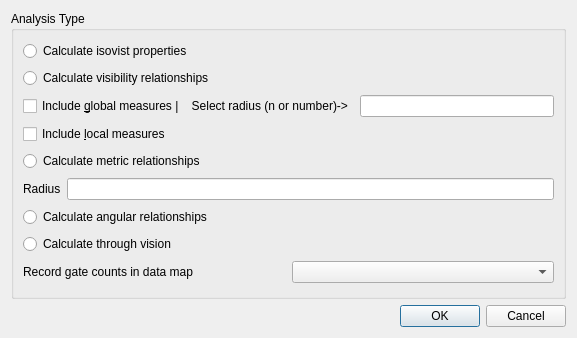
<?xml version="1.0" encoding="UTF-8"?>
<ui version="4.0">
 <class>COptionsDlg</class>
 <widget class="QDialog" name="COptionsDlg">
  <property name="geometry">
   <rect>
    <x>0</x>
    <y>0</y>
    <width>577</width>
    <height>338</height>
   </rect>
  </property>
  <property name="windowTitle">
   <string>Analysis Options</string>
  </property>
  <layout class="QVBoxLayout" name="verticalLayout_2">
   <item>
    <widget class="QGroupBox" name="groupBox">
     <property name="title">
      <string>Analysis Type</string>
     </property>
     <layout class="QVBoxLayout" name="verticalLayout">
      <item>
       <widget class="QRadioButton" name="c_output_type">
        <property name="text">
         <string>Calculate isovist properties</string>
        </property>
       </widget>
      </item>
      <item>
       <widget class="QRadioButton" name="c_radio1">
        <property name="text">
         <string>Calculate visibility relationships</string>
        </property>
       </widget>
      </item>
      <item>
       <layout class="QHBoxLayout" name="horizontalLayout">
        <item>
         <widget class="QCheckBox" name="c_global">
          <property name="text">
           <string>Include &amp;global measures |    Select radius (n or number)-&gt;</string>
          </property>
         </widget>
        </item>
        <item>
         <widget class="QLineEdit" name="c_radius"/>
        </item>
       </layout>
      </item>
      <item>
       <widget class="QCheckBox" name="c_local">
        <property name="text">
         <string>Include &amp;local measures</string>
        </property>
       </widget>
      </item>
      <item>
       <widget class="QRadioButton" name="c_radio2">
        <property name="text">
         <string>Calculate metric relationships</string>
        </property>
       </widget>
      </item>
      <item>
       <layout class="QHBoxLayout" name="horizontalLayout_2">
        <item>
         <widget class="QLabel" name="label">
          <property name="text">
           <string>Radius</string>
          </property>
         </widget>
        </item>
        <item>
         <widget class="QLineEdit" name="c_radius2"/>
        </item>
       </layout>
      </item>
      <item>
       <widget class="QRadioButton" name="c_radio3">
        <property name="text">
         <string>Calculate angular relationships</string>
        </property>
       </widget>
      </item>
      <item>
       <widget class="QRadioButton" name="c_radio4">
        <property name="text">
         <string>Calculate through vision</string>
        </property>
       </widget>
      </item>
      <item>
       <layout class="QHBoxLayout" name="horizontalLayout_3">
        <item>
         <widget class="QLabel" name="label_2">
          <property name="text">
           <string>Record gate counts in data map</string>
          </property>
         </widget>
        </item>
        <item>
         <widget class="QComboBox" name="c_layer_selector"/>
        </item>
       </layout>
      </item>
     </layout>
    </widget>
   </item>
   <item>
    <layout class="QHBoxLayout" name="horizontalLayout_4">
     <item>
      <spacer name="horizontalSpacer">
       <property name="orientation">
        <enum>Qt::Horizontal</enum>
       </property>
       <property name="sizeHint" stdset="0">
        <size>
         <width>40</width>
         <height>20</height>
        </size>
       </property>
      </spacer>
     </item>
     <item>
      <widget class="QPushButton" name="c_ok">
       <property name="text">
        <string>OK</string>
       </property>
      </widget>
     </item>
     <item>
      <widget class="QPushButton" name="c_cancel">
       <property name="text">
        <string>Cancel</string>
       </property>
      </widget>
     </item>
    </layout>
   </item>
  </layout>
 </widget>
 <resources/>
 <connections>
  <connection>
   <sender>c_output_type</sender>
   <signal>clicked(bool)</signal>
   <receiver>COptionsDlg</receiver>
   <slot>OnOutputType(bool)</slot>
   <hints>
    <hint type="sourcelabel">
     <x>92</x>
     <y>35</y>
    </hint>
    <hint type="destinationlabel">
     <x>246</x>
     <y>1</y>
    </hint>
   </hints>
  </connection>
  <connection>
   <sender>c_radio1</sender>
   <signal>clicked(bool)</signal>
   <receiver>COptionsDlg</receiver>
   <slot>OnOutputType(bool)</slot>
   <hints>
    <hint type="sourcelabel">
     <x>148</x>
     <y>72</y>
    </hint>
    <hint type="destinationlabel">
     <x>330</x>
     <y>52</y>
    </hint>
   </hints>
  </connection>
  <connection>
   <sender>c_radio2</sender>
   <signal>clicked(bool)</signal>
   <receiver>COptionsDlg</receiver>
   <slot>OnOutputType(bool)</slot>
   <hints>
    <hint type="sourcelabel">
     <x>141</x>
     <y>156</y>
    </hint>
    <hint type="destinationlabel">
     <x>329</x>
     <y>164</y>
    </hint>
   </hints>
  </connection>
  <connection>
   <sender>c_radio3</sender>
   <signal>clicked(bool)</signal>
   <receiver>COptionsDlg</receiver>
   <slot>OnOutputType(bool)</slot>
   <hints>
    <hint type="sourcelabel">
     <x>132</x>
     <y>231</y>
    </hint>
    <hint type="destinationlabel">
     <x>328</x>
     <y>231</y>
    </hint>
   </hints>
  </connection>
  <connection>
   <sender>c_radio4</sender>
   <signal>clicked(bool)</signal>
   <receiver>COptionsDlg</receiver>
   <slot>OnOutputType(bool)</slot>
   <hints>
    <hint type="sourcelabel">
     <x>122</x>
     <y>256</y>
    </hint>
    <hint type="destinationlabel">
     <x>324</x>
     <y>315</y>
    </hint>
   </hints>
  </connection>
  <connection>
   <sender>c_radius</sender>
   <signal>textChanged(QString)</signal>
   <receiver>COptionsDlg</receiver>
   <slot>OnUpdateRadius(QString)</slot>
   <hints>
    <hint type="sourcelabel">
     <x>248</x>
     <y>106</y>
    </hint>
    <hint type="destinationlabel">
     <x>331</x>
     <y>93</y>
    </hint>
   </hints>
  </connection>
  <connection>
   <sender>c_radius2</sender>
   <signal>textChanged(QString)</signal>
   <receiver>COptionsDlg</receiver>
   <slot>OnUpdateRadius2(QString)</slot>
   <hints>
    <hint type="sourcelabel">
     <x>110</x>
     <y>188</y>
    </hint>
    <hint type="destinationlabel">
     <x>331</x>
     <y>192</y>
    </hint>
   </hints>
  </connection>
  <connection>
   <sender>c_ok</sender>
   <signal>clicked()</signal>
   <receiver>COptionsDlg</receiver>
   <slot>OnOK()</slot>
   <hints>
    <hint type="sourcelabel">
     <x>115</x>
     <y>337</y>
    </hint>
    <hint type="destinationlabel">
     <x>29</x>
     <y>324</y>
    </hint>
   </hints>
  </connection>
  <connection>
   <sender>c_cancel</sender>
   <signal>clicked()</signal>
   <receiver>COptionsDlg</receiver>
   <slot>OnCancel()</slot>
   <hints>
    <hint type="sourcelabel">
     <x>249</x>
     <y>330</y>
    </hint>
    <hint type="destinationlabel">
     <x>301</x>
     <y>328</y>
    </hint>
   </hints>
  </connection>
 </connections>
 <slots>
  <slot>OnOutputType(bool)</slot>
  <slot>OnUpdateRadius(QString)</slot>
  <slot>OnUpdateRadius2(QString)</slot>
  <slot>OnOK()</slot>
  <slot>OnCancel()</slot>
 </slots>
</ui>
